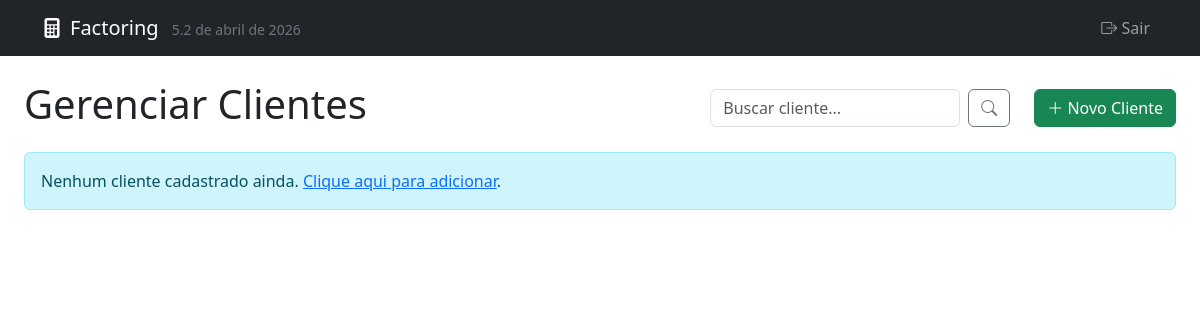
The app's page /listar_clientes.php, older data.
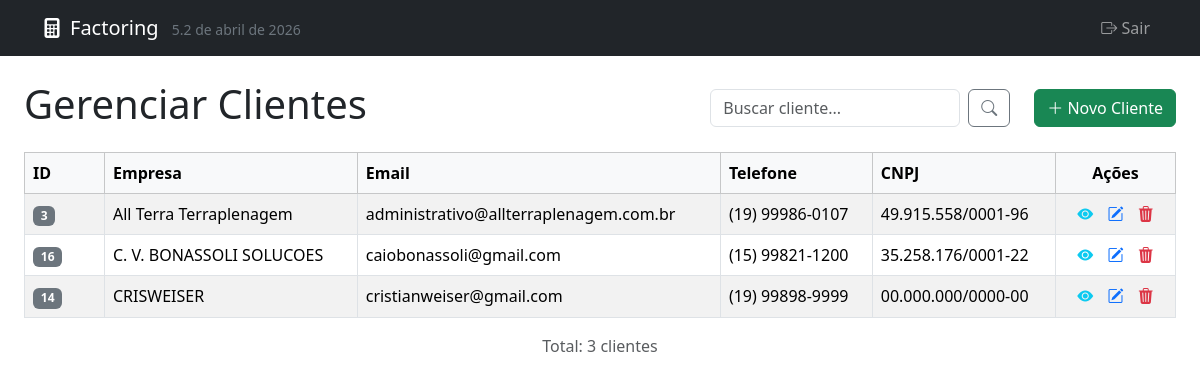
The same page, newer data.
### tables this page shows
CREATE TABLE `clientes` (
  `id` int(11) NOT NULL AUTO_INCREMENT,
  `nome` varchar(255) NOT NULL,
  `email` varchar(255) DEFAULT NULL,
  `telefone` varchar(50) DEFAULT NULL,
  `tipo_pessoa` enum('FISICA','JURIDICA') NOT NULL DEFAULT 'FISICA',
  `documento_principal` varchar(18) DEFAULT NULL,
  `documento_secundario` varchar(14) DEFAULT NULL,
  `cpf` varchar(14) DEFAULT NULL,
  `cnpj` varchar(18) DEFAULT NULL,
  `documento_socio` varchar(14) DEFAULT NULL,
  `empresa` varchar(255) DEFAULT NULL,
  `endereco` text DEFAULT NULL,
  `cep` varchar(10) DEFAULT NULL,
  `logradouro` varchar(255) DEFAULT NULL,
  `numero` varchar(20) DEFAULT NULL,
  `complemento` varchar(100) DEFAULT NULL,
  `bairro` varchar(100) DEFAULT NULL,
  `cidade` varchar(100) DEFAULT NULL,
  `estado` varchar(2) DEFAULT NULL,
  `data_cadastro` timestamp NOT NULL DEFAULT current_timestamp(),
  PRIMARY KEY (`id`),
  UNIQUE KEY `cpf` (`cpf`),
  UNIQUE KEY `cnpj` (`cnpj`),
  UNIQUE KEY `documento_principal` (`documento_principal`),
  KEY `idx_nome` (`nome`),
  KEY `idx_empresa` (`empresa`)
);

### listar_clientes.php (the view, shortened to what this page needs)
<?php require_once 'auth_check.php'; ?><?php
require_once 'db_connection.php';
$results_per_page = 15;
$page = isset($_GET['page']) && is_numeric($_GET['page']) ? (int)$_GET['page'] : 1;
$search = isset($_GET['search']) ? trim($_GET['search']) : '';
$sort = isset($_GET['sort']) ? $_GET['sort'] : 'nome';
$dir = isset($_GET['dir']) && in_array(strtolower($_GET['dir']), ['asc', 'desc']) ? strtolower($_GET['dir']) : 'asc';
$allowed_sort_columns = [
    'id' => 'id',
    'nome' => 'nome',
    'empresa' => 'empresa',
    'email' => 'email',
    'telefone' => 'telefone',
    'documento_principal' => 'documento_principal'
];
$sort_column_sql = $allowed_sort_columns[$sort];
$offset = ($page - 1) * $results_per_page;
$params_count = [];
$whereClauses = [];
$whereSql = !empty($whereClauses) ? "WHERE " . implode(" AND ", $whereClauses) : "";
$total_results = 0;
try {
    $countSql = "SELECT COUNT(id) FROM clientes $whereSql";
    $stmtCount = $pdo->prepare($countSql);
    $stmtCount->execute($params_count);
    $total_results = (int)$stmtCount->fetchColumn();
} catch (PDOException $e) {
    echo "<div class='alert alert-danger'>Erro Crítico [Count Clientes]: " . htmlspecialchars($e->getMessage()) . "</div>";
    $clientes = [];
    $total_pages = 0;
}
$total_pages = ($results_per_page > 0) ? ceil($total_results / $results_per_page) : 0;
if ($total_pages == 0) $total_pages = 1;
$clientes = [];
try {
    $sql = "SELECT id, empresa as nome, email, telefone, empresa, documento_principal FROM clientes
            $whereSql
            ORDER BY $sort_column_sql $dir
            LIMIT :limit OFFSET :offset";
    $stmt = $pdo->prepare($sql);
    $stmt->bindParam(':limit', $results_per_page, PDO::PARAM_INT);
    $stmt->bindParam(':offset', $offset, PDO::PARAM_INT);
    $stmt->execute();
    $clientes = $stmt->fetchAll(PDO::FETCH_ASSOC);
} catch (PDOException $e) {
    echo "<div class='alert alert-danger'>Erro Crítico [Data Clientes]: " . htmlspecialchars($e->getMessage()) . "</div>";
}
function getSortLink($column, $text, $currentSort, $currentDir, $currentSearch) {
    $newDir = ($currentSort === $column && $currentDir === 'asc') ? 'desc' : 'asc';
    $icon = '';
    $searchParam = $currentSearch ? '&search=' . urlencode($currentSearch) : '';
    $pageParam = '';
    return "<a href=\"?sort=$column&dir=$newDir$searchParam$pageParam\">" . htmlspecialchars($text) . $icon . "</a>";
}
function formatDocumento($documento) {
    $docLimpo = preg_replace('/\D/', '', $documento);
    if (strlen($docLimpo) == 14) {
        return substr($docLimpo, 0, 2) . '.' .
               substr($docLimpo, 2, 3) . '.' .
               substr($docLimpo, 5, 3) . '/' .
               substr($docLimpo, 8, 4) . '-' .
               substr($docLimpo, 12, 2);
    }
    return $documento;
}
?>
<!DOCTYPE html>
<html lang="pt-BR">
<head>
    <link href="https://cdn.jsdelivr.net/npm/bootstrap@5.3.3/dist/css/bootstrap.min.css" rel="stylesheet">
    <link rel="stylesheet" href="https://cdn.jsdelivr.net/npm/bootstrap-icons@1.11.3/font/bootstrap-icons.min.css">
</head>
<body>
    <?php require_once 'menu.php'; ?>
    <div class="container-fluid px-3 px-md-4 mt-4">
        <div class="d-flex justify-content-between align-items-center mb-3 flex-wrap gap-2">
            <h1>Gerenciar Clientes</h1>
             <form method="GET" action="listar_clientes.php" class="d-flex ms-auto me-3" style="max-width: 300px;">
                <input class="form-control me-2" type="search" name="search" placeholder="Buscar cliente..." aria-label="Buscar" value="<?php echo htmlspecialchars($search); ?>">
                <button class="btn btn-outline-secondary" type="submit"><i class="bi bi-search"></i></button>
            </form>
            <a href="form_cliente.php" class="btn btn-success">
                <i class="bi bi-plus-lg"></i> Novo Cliente
            </a>
        </div>
        <?php if (empty($clientes) && $total_results == 0 && empty($search)): ?>
            <div class="alert alert-info">Nenhum cliente cadastrado ainda. <a href="form_cliente.php">Clique aqui para adicionar</a>.</div>
        <?php elseif (empty($clientes) && $total_results > 0): ?>
             <p class="alert alert-warning">Nenhum cliente encontrado para a busca: "<?php echo htmlspecialchars($search); ?>" nesta página.</p>
        <?php elseif (empty($clientes) && $total_results == 0): ?>
            <div class="alert alert-warning">Nenhum cliente encontrado para a busca: "<?php echo htmlspecialchars($search); ?>"</div>
        <?php else: ?>
            <div class="table-responsive">
                <table class="table table-striped table-bordered table-hover">
                    <thead class="table-light">
                        <tr>
                            <th style="width: 80px;"><?php echo getSortLink('id', 'ID', $sort, $dir, $search); ?></th>
                            <th><?php echo getSortLink('empresa', 'Empresa', $sort, $dir, $search); ?></th>
                            <th><?php echo getSortLink('email', 'Email', $sort, $dir, $search); ?></th>
                            <th><?php echo getSortLink('telefone', 'Telefone', $sort, $dir, $search); ?></th>
                            <th><?php echo getSortLink('documento_principal', 'CNPJ', $sort, $dir, $search); ?></th>
                            <th class="text-center" style="width: 120px;">Ações</th>
                        </tr>
                    </thead>
                    <tbody>
                        <?php foreach ($clientes as $cliente): ?>
                            <tr>
                                <td><span class="badge bg-secondary"><?php echo $cliente['id']; ?></span></td>
                                <td><?php echo htmlspecialchars($cliente['empresa'] ?? '-'); ?></td>
                                <td><?php echo htmlspecialchars($cliente['email'] ?? '-'); ?></td>
                                <td><?php echo htmlspecialchars($cliente['telefone'] ?? '-'); ?></td>
                                <td><?php
                                    echo formatDocumento($cliente['documento_principal'] ?? '');
                                ?></td>
                                <td class="text-center">
                                    <a href="visualizar_cliente.php?id=<?php echo $cliente['id']; ?>" class="text-info action-icon" title="Visualizar Cliente"><i class="bi bi-eye-fill"></i></a>
                                    <a href="form_cliente.php?id=<?php echo $cliente['id']; ?>" class="text-primary action-icon" title="Editar Cliente"><i class="bi bi-pencil-square"></i></a>
                                    <a href="excluir_cliente.php?id=<?php echo $cliente['id']; ?>" class="text-danger action-icon delete-btn" title="Excluir Cliente" onclick="return confirm('Tem certeza que deseja excluir este cliente? Operações associadas a ele podem ficar sem referência.');"><i class="bi bi-trash3-fill"></i></a>
                                </td>
                            </tr>
                        <?php endforeach; ?>
                    </tbody>
                </table>
            </div>
             <?php if ($total_pages > 1): ?>
                <nav aria-label="Paginação Clientes">
                    <ul class="pagination justify-content-center">
                         <?php $baseUrl = "?sort=" . urlencode($sort) . "&dir=" . urlencode($dir) . "&search=" . urlencode($search); ?>
                        <li class="page-item <?php echo ($page <= 1) ? 'disabled' : ''; ?>">
                            <a class="page-link" href="<?php echo $baseUrl . '&page=' . ($page - 1); ?>">&laquo;</a>
                        </li>
                        <?php
                            $start_page = max(1, $page - 2); $end_page = min($total_pages, $page + 2);
                            if ($page <= 3) $end_page = min($total_pages, 5);
                            if ($page >= $total_pages - 2) $start_page = max(1, $total_pages - 4);
                            if ($start_page > 1) {
                                echo '<li class="page-item"><a class="page-link" href="' . $baseUrl . '&page=1">1</a></li>';
                                if ($start_page > 2) echo '<li class="page-item disabled"><span class="page-link">...</span></li>';
                            }
                            for ($i = $start_page; $i <= $end_page; $i++):
                        ?>
                            <li class="page-item <?php echo ($i == $page) ? 'active' : ''; ?>">
                                <a class="page-link" href="<?php echo $baseUrl . '&page=' . $i; ?>"><?php echo $i; ?></a>
                            </li>
                        <?php endfor;
                            if ($end_page < $total_pages) {
                                if ($end_page < $total_pages - 1) echo '<li class="page-item disabled"><span class="page-link">...</span></li>';
                                echo '<li class="page-item"><a class="page-link" href="' . $baseUrl . '&page=' . $total_pages . '">' . $total_pages . '</a></li>';
                             }
                        ?>
                        <li class="page-item <?php echo ($page >= $total_pages) ? 'disabled' : ''; ?>">
                            <a class="page-link" href="<?php echo $baseUrl . '&page=' . ($page + 1); ?>">&raquo;</a>
                        </li>
                    </ul>
                </nav>
                 <p class="text-center text-muted">Página <?php echo $page; ?> de <?php echo $total_pages; ?> (Total: <?php echo $total_results; ?> clientes)</p>
            <?php elseif($total_results > 0): ?>
                 <p class="text-center text-muted">Total: <?php echo $total_results; ?> cliente<?php echo $total_results == 1 ? '' : 's'; ?></p>
            <?php endif; ?>
        <?php endif; ?>
    </div>
</body>
</html>

### menu.php (shortened to what this page needs)
<?php
$menuConfigFilePath = __DIR__ . '/config.json';
$menuAppConfig = [];
if (file_exists($menuConfigFilePath)) {
    $menuAppConfig = json_decode(file_get_contents($menuConfigFilePath), true) ?: [];
}
$menuAppName = $menuAppConfig['app_name'] ?? 'Factoring';
$menuAppVersion = $menuAppConfig['app_version'] ?? '5.2 de abril de 2026';
?>
<nav class="navbar navbar-expand-lg navbar-dark bg-dark mb-4">
  <div class="container">
    <a class="navbar-brand" href="index.php">
        <i class="bi bi-calculator-fill me-2"></i><?php echo htmlspecialchars($menuAppName); ?>
        <small class="text-secondary ms-2" style="font-size: 0.7em;"><?php echo htmlspecialchars($menuAppVersion); ?></small>
    </a>
    <div class="collapse navbar-collapse" id="mainNavbar">
      <ul class="navbar-nav ms-auto mb-2 mb-lg-0">
        <li class="nav-item">
            <a class="nav-link" href="logout.php"><i class="bi bi-box-arrow-right"></i> Sair</a>
        </li>
      </ul>
    </div>
  </div>
</nav>

### listar_clientes.php (style rules this page uses)
th, td { vertical-align: middle; }
.action-icon { margin: 0 5px; }
th a { text-decoration: none; color: inherit; }

Row changes from the older to the newer data that the page shows:
added clientes: id "3", empresa "All Terra Terraplenagem", email "administrativo@allterraplenagem.com.br", telefone "(19) 99986-0107", documento_principal "49.915.558/0001-96"
added clientes: id "16", empresa "C. V. BONASSOLI SOLUCOES", email "caiobonassoli@gmail.com", telefone "(15) 99821-1200", documento_principal "35.258.176/0001-22"
added clientes: id "14", empresa "CRISWEISER", email "cristianweiser@gmail.com", telefone "(19) 99898-9999", documento_principal "00.000.000/0000-00"
Text that changed along with them:
$text: (not shown) → "ID Empresa Email Telefone CNPJ"
$total_results: (not shown) → "3"
text no longer shown: "Nenhum cliente cadastrado ainda. Clique aqui para adicionar ."
text now shown: "Ações Total: cliente s"
